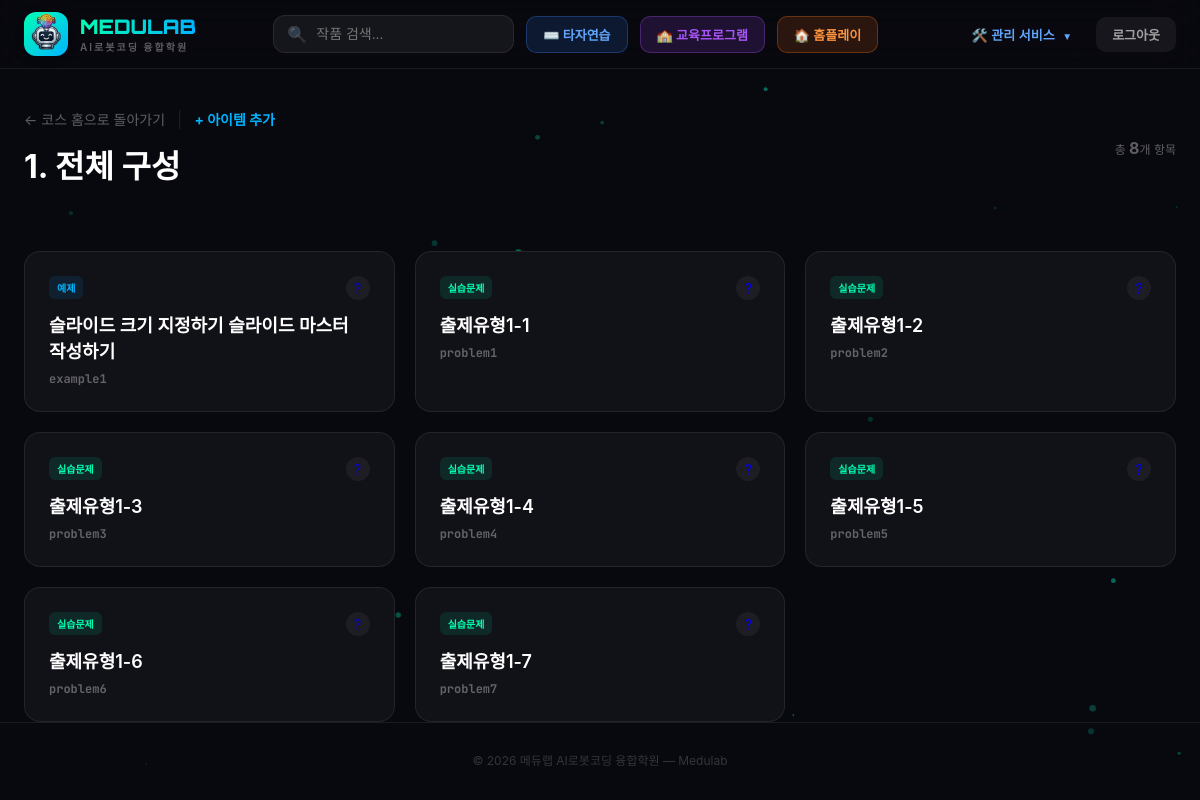
The page /courses/chapter/11/ (signed in) on the database its author committed.
### courses/models.py (models this page shows, shortened)
class Chapter(models.Model):
    program = models.ForeignKey(LearningProgram, on_delete=models.CASCADE, related_name="chapters")
    number = models.PositiveIntegerField("장 번호")  # 1, 2, 3...
    title = models.CharField("장 제목", max_length=200, blank=True)
    content = models.TextField("장 설명", blank=True, null=True)
    class Meta:
        ordering = ["number"]

class Item(models.Model):
    ITEM_TYPES = [
        ('example', '예제'),
        ('problem', '실습문제'),
        ('project', '프로젝트'),
        ('homework', '과제'),
    ]
    chapter = models.ForeignKey(Chapter, on_delete=models.CASCADE, related_name="items")
    number = models.PositiveIntegerField("항목 순서", default=1)
    key = models.CharField("키워드/ID", max_length=100, help_text="예: ex01, prob02")
    title = models.CharField("제목", max_length=200)
    item_type = models.CharField("유형", max_length=50, choices=ITEM_TYPES, default='example')
    explain_html = models.TextField("설명 (HTML 가능)", blank=True, null=True)
    hint = models.TextField("힌트", blank=True, null=True)
    answer_code = models.TextField("정답 코드", blank=True, null=True)
    example_input = models.TextField("테스트용 입력값", blank=True, null=True)
    expected_output = models.TextField("예상 출력값", blank=True, null=True)
    due_date = models.DateTimeField("제출 기한", blank=True, null=True)
    class Meta:
        ordering = ["chapter", "number"]

### courses/views.py (the view)
# urls.py: path('chapter/<int:chapter_id>/', views.chapter_detail, name='chapter_detail'),
@login_required
def chapter_detail(request, chapter_id):
    chapter = get_object_or_404(Chapter, id=chapter_id)
    items = Item.objects.filter(chapter=chapter).order_by("number")
    progress_map = {p.item_id: p.completed for p in UserProgress.objects.filter(user=request.user, item__in=items)}
    for item in items:
        item.is_completed = progress_map.get(item.id, False)
    return render(request, "learning_program/chapter_detail.html", {
        "chapter": chapter,
        "items": items,
        "program": chapter.program
    })

### arcade/models.py (called while the page is built)
    @property
    def is_full_member(self):
        return self.user_type in self.FULL_ACCESS_TYPES and self.is_approved

    @property
    def needs_approval(self):
        return self.user_type in self.FULL_ACCESS_TYPES and not self.is_approved

### courses/templates/learning_program/chapter_detail.html (shortened to what this page needs)
{% extends "arcade/base.html" %}
{% block content %}
<main class="main">
    <div class="chapter-header">
        <div>
            <div style="display: flex; gap: 12px; align-items: center;">
                <a href="{% url 'course_home' chapter.program.id %}" class="back-link">← 코스 홈으로 돌아가기</a>
                {% if user.is_staff %}
                    <span style="color: var(--border);">|</span>
                    <a href="{% url 'item_create' chapter.id %}" class="back-link" style="color: var(--accent-blue); font-weight: 700;">+ 아이템 추가</a>
                {% endif %}
            </div>
            <h1 style="font-size: 32px; margin-top: 12px;">{{ chapter.number }}. {{ chapter.title }}</h1>
        </div>
        <div class="stats">
            <div>총 <span class="num">{{ items.count }}</span>개 항목</div>
        </div>
    </div>
    <div class="item-grid">
        {% for item in items %}
        <a href="{% url 'item_page' item.id %}" class="item-card">
            <div class="item-badge {{ item.item_type }}">
                {{ item.get_item_type_display }}
            </div>
            <div class="item-title">{{ item.title }}</div>
            <div class="item-key">{{ item.key }}</div>
            <div class="status-icon {% if item.is_completed %}completed{% endif %}">
            </div>
        </a>
        {% empty %}
        <div class="empty">섹션에 포함된 내용이 없습니다.</div>
        {% endfor %}
    </div>
</main>
{% endblock %}

### courses/templates/learning_program/chapter_detail.html (style rules this page uses)
.chapter-header { padding: 40px 0; display: flex; justify-content: space-between; align-items: center; margin-bottom: 24px; }
.back-link { color: var(--text-muted); text-decoration: none; font-size: 14px; transition: color 0.2s; }
.item-grid { display: grid; grid-template-columns: repeat(auto-fill, minmax(280px, 1fr)); gap: 20px; }
.item-card { background: var(--bg-card); border: 1px solid var(--border); border-radius: 16px; padding: 24px; text-decoration: none; transition: all 0.2s; position: relative; }
.item-badge { font-size: 10px; font-weight: 700; padding: 4px 8px; border-radius: 6px; background: rgba(255, 255, 255, 0.1); color: var(--text-secondary); margin-bottom: 12px; display: inline-block; }
.item-badge.example { color: var(--accent-blue); background: rgba(0, 180, 255, 0.1); }
.item-badge.problem { color: var(--accent-green); background: rgba(0, 255, 180, 0.1); }
.item-title { font-size: 18px; font-weight: 600; color: #fff; margin-bottom: 8px; }
.item-key { font: 700 12px 'JetBrains Mono', monospace; color: var(--text-muted); }
.status-icon { position: absolute; top: 24px; right: 24px; width: 24px; height: 24px; border-radius: 50%; background: rgba(255, 255, 255, 0.05); display: flex; align-items: center; justify-content: center; font-size: 14px; }

### templates/arcade/base.html (style rules this page uses)
*, *::before, *::after { box-sizing: border-box; margin: 0; padding: 0; }
:root { --bg-primary: #08080f; --bg-card: #111118; --bg-surface: #0a0a12; --text-primary: #ffffff; --text-secondary: rgba(255, 255, 255, 0.6); --text-muted: rgba(255, 255, 255, 0.35); --accent-green: #00ffb4; --accent-blue: #00b4ff; --accent-purple: #a855f7; --border: rgba(255, 255, 255, 0.08); }
body { background: var(--bg-primary); color: var(--text-primary); font-family: 'Noto Sans KR', -apple-system, BlinkMacSystemFont, sans-serif; min-height: 100vh; overflow-x: hidden; }
.main { max-width: 1400px; margin: 0 auto; padding: 0 24px; position: relative; z-index: 1; }
.stats { display: flex; gap: 24px; color: var(--text-muted); font-size: 12px; }
.stats .num { font-weight: 700; font-size: 16px; }

### rows shown on the page
Chapter: number "1", title "전체 구성"
Item: item_type "예제", title "슬라이드 크기 지정하기 슬라이드 마스터 작성하기", key "example1"
Item: item_type "실습문제", title "출제유형1-1", key "problem1"
Item: item_type "실습문제", title "출제유형1-2", key "problem2"
Item: item_type "실습문제", title "출제유형1-3", key "problem3"
Item: item_type "실습문제", title "출제유형1-4", key "problem4"
Item: item_type "실습문제", title "출제유형1-5", key "problem5"
Item: item_type "실습문제", title "출제유형1-6", key "problem6"
Item: item_type "실습문제", title "출제유형1-7", key "problem7"

### other values the page prints
{{ items.count }} "8"
